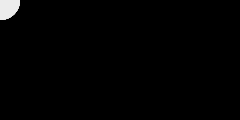
Frame 1 (no input)
Frame 60 (the mouse pressed at the canvas centre just before this capture): identical to frame 1, image omitted
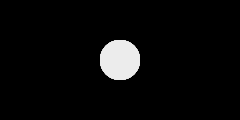
Frame 120 (the mouse held since frame 60 and released just before this capture)

The Processing sketch that drew these frames (run headless with seeded random() and noise(); from frame 60 on, the mouse is pressed at the canvas centre):

// Processing sketch: _10_9
// ── _10_9.pde
int num=60;
int[] x=new int[num];
int[] y=new int[num];

void setup()
{
  size(240,120);
  smooth();
  noStroke();
}

void draw()
{
  background(0);
  for(int i=x.length-1;i>0;i--)
  {
    x[i]=x[i-1];
    y[i]=y[i-1];
  }
  x[0]=mouseX;
  y[0]=mouseY;
  
  for(int i=0;i<x.length;i++)
  {
    fill(i*4);
    ellipse(x[i],y[i],40,40);
  }
}
